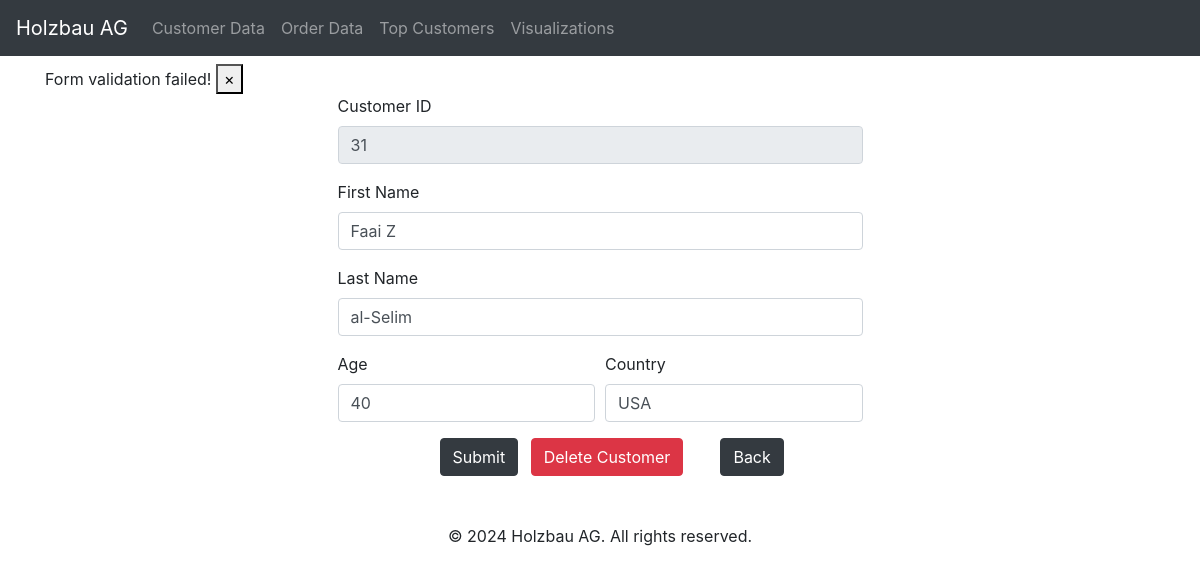
The app's page /edit_customer/31 with its own data.
### models.py (models this page shows, shortened)
class Customer(db.Model):
    __tablename__ = 'customer_data'
    Customer_ID = db.Column(db.Integer, primary_key=True)
    Customer_First_Name = db.Column(db.String(50), nullable=False)
    Customer_Last_Name = db.Column(db.String(50), nullable=False)
    Age = db.Column(db.Integer)
    Country = db.Column(db.String(50))
    orders = db.relationship('Order', backref='customer', lazy=True)

### routes.py (the view)
@bp.route('/edit_customer/<int:Customer_ID>', methods=['GET', 'POST'])
def edit_customer(Customer_ID):
    customer = Customer.query.get_or_404(Customer_ID)
    form = CustomerForm()
    if form.validate_on_submit():
        customer.Customer_ID = form.Customer_ID.data
        customer.Customer_First_Name = form.Customer_First_Name.data
        customer.Customer_Last_Name = form.Customer_Last_Name.data
        customer.Age = form.Age.data
        customer.Country = form.Country.data
        form.populate_obj(customer)
        db.session.commit()
        flash('Customer updated successfully!', 'success')
        return redirect(url_for('holzbauag.customer_data'))
    else:
        flash('Form validation failed!', 'error')
    return render_template('edit_customer.html', form=form, customer=customer)

### routes.py
class CustomerForm(FlaskForm):
    Customer_ID = IntegerField('Customer_ID', validators=[DataRequired()])
    Customer_First_Name = StringField('Customer_First_Name', validators=[DataRequired()])
    Customer_Last_Name = StringField('Customer_Last_Name', validators=[DataRequired()])
    Age = IntegerField('Age', validators=[DataRequired()])
    Country = StringField('Country', validators=[DataRequired()])
    submit = SubmitField('Submit')

### templates/edit_customer.html (shortened to what this page needs)
{% extends "base.html" %}
{% block content %}
{% include "messages.html" %}
<div class="container">
    <div class="row justify-content-center">
        <div class="col-md-6">
            <form action="/edit_customer/{{ customer.Customer_ID }}" method="post" class="needs-validation" novalidate>
                <div class="form-group">
                    <label for="Customer_ID">Customer ID</label>
                    <input type="text" id="Customer_ID" name="Customer_ID" class="form-control" value="{{ customer.Customer_ID }}" readonly>
                </div>
                <div class="form-group">
                    <label for="Customer_First_Name">First Name</label>
                    <input type="text" id="Customer_First_Name" name="Customer_First_Name" class="form-control" value="{{ customer.Customer_First_Name }}">
                </div>
                <div class="form-group">
                    <label for="Customer_Last_Name">Last Name</label>
                    <input type="text" id="Customer_Last_Name" name="Customer_Last_Name" class="form-control" value="{{ customer.Customer_Last_Name }}">
                </div>
                <div class="form-row">
                    <div class="col-md-6">
                        <div class="form-group">
                            <label for="Age">Age</label>
                            <input type="text" id="Age" name="Age" class="form-control" value="{{ customer.Age }}">
                        </div>
                    </div>
                    <div class="col-md-6">
                        <div class="form-group">
                            <label for="Country">Country</label>
                            <input type="text" id="Country" name="Country" class="form-control" value="{{ customer.Country }}">
                        </div>
                    </div>
                </div>
                <div class="form-row justify-content-center">
                    <div class="col-md-6">
                        <button type="submit" class="btn btn-dark mr-2" onclick="return confirm('Are you sure you want to edit this customer?')">Submit</button>
                        <a href="/delete_customer/{{ customer.Customer_ID }}" class="btn btn-danger mr-2" onclick="return confirm('Are you sure you want to delete this customer?')">Delete Customer</a>
                    </div>
                <div class="form-row justify-content-center">
                    <div class="col-md-6">
                        <a href="javascript:history.go(-1)" class="btn btn-dark back-button">Back</a>
                    </div>
                </div>
            </form>
        </div>
    </div>
</div>
<footer class="mt-5">
    <p class="text-center">&copy; 2024 Holzbau AG. All rights reserved.</p>
</footer>
{% endblock %}

### records on screen
Customer: Customer_ID "31", Customer_First_Name "Faai Z", Customer_Last_Name "al-Selim", Age "40", Country "USA"

### other values on screen
{{ message }} "Form validation failed!"
